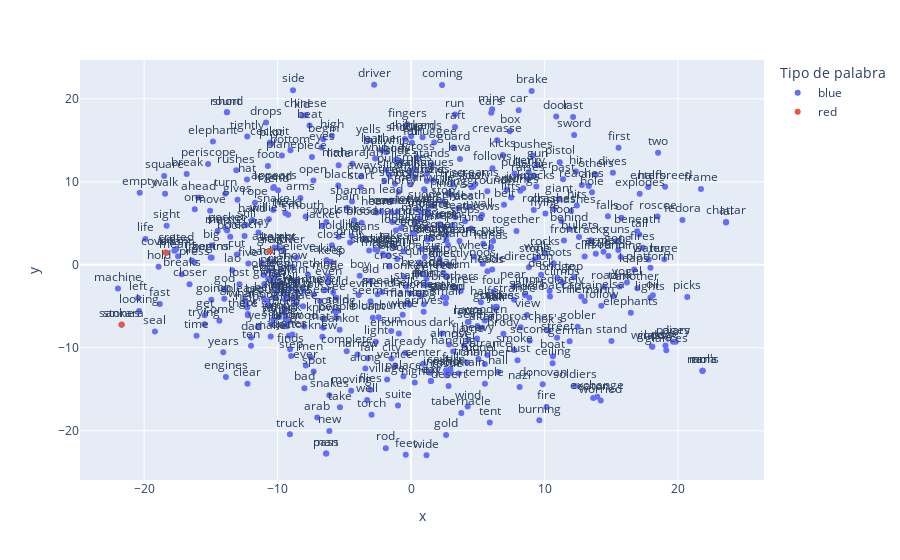

The cell this chart's notebook holds for it:
### Markdown cell above
## Visualizar agrupación de vectores

### Code cell
vecs, labels = reduce_dimensions(w2v_model)

MAX_WORDS=500
plot_embeddings(w2v_model, vecs, labels, MAX_WORDS, highlight_words=["grail","ark","sankara"])

### Figure 1 — Plotly figure (JSON) as saved in the notebook; plotly's stock layout.template omitted (floating-point values rounded to 4 significant figures; data arrays with more than 128 entries replaced by an {"elided": "..."} marker saying what was removed)
{"data": [{"hovertemplate": "Tipo de palabra=blue<br>x=%{x}<br>y=%{y}<br>text=%{text}<extra></extra>", "legendgroup": "blue", "marker": {"color": "#636efa", "symbol": "circle"}, "mode": "markers+text", "name": "blue", "orientation": "v", "showlegend": true, "text": {"elided": "497 str values"}, "textposition": "top center", "type": "scatter", "x": {"elided": "497 float values"}, "xaxis": "x", "y": {"elided": "497 float values"}, "yaxis": "y"}, {"hovertemplate": "Tipo de palabra=red<br>x=%{x}<br>y=%{y}<br>text=%{text}<extra></extra>", "legendgroup": "red", "marker": {"color": "#EF553B", "symbol": "circle"}, "mode": "markers+text", "name": "red", "orientation": "v", "showlegend": true, "text": ["sankara", "grail", "ark"], "textposition": "top center", "type": "scatter", "x": [-21.68, -10.61, -18.39], "xaxis": "x", "y": [-7.207, 1.641, 1.49], "yaxis": "y"}], "layout": {"legend": {"title": {"text": "Tipo de palabra"}, "tracegroupgap": 0}, "margin": {"t": 60}, "xaxis": {"anchor": "y", "domain": [0, 1], "title": {"text": "x"}}, "yaxis": {"anchor": "x", "domain": [0, 1], "title": {"text": "y"}}}}
